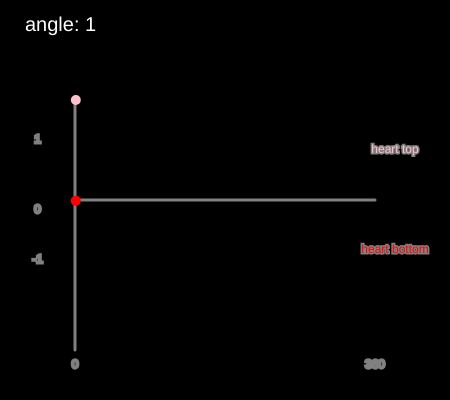
Frame 1 (no input)
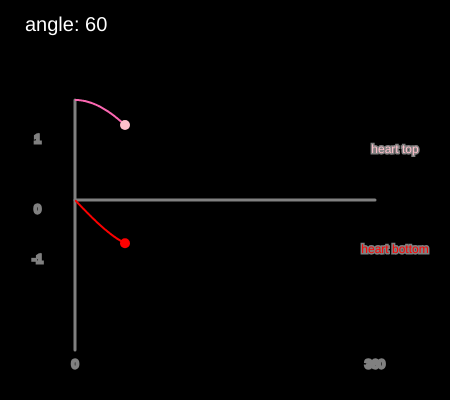
Frame 60 (no input)
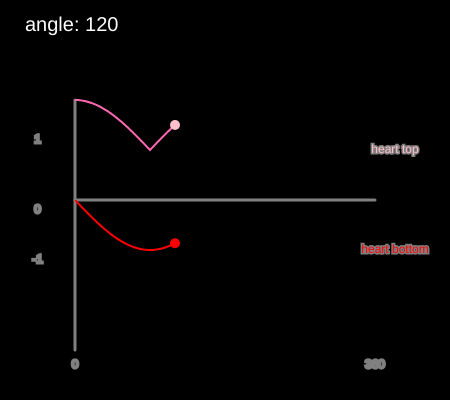
Frame 120 (the mouse pressed at the canvas centre since frame 60)

The p5.js sketch that drew these frames (run headless with seeded random() and noise() and a simulated clock; from frame 60 on, the mouse is pressed at the canvas centre):

// p5.js sketch
// ── sketch.js
let graphCenterX; 
let graphCenterY; 
let graphAmplitude = 50; 
let graphPeriod = 300; 
let sineOffset = 50; 

// Arrays to store previous points for fading effect
let cosPoints = [];
let sinPoints = [];

function setup() {
  createCanvas(450, 400);
  angleMode(DEGREES);

  // Calculate graph center
  graphCenterX = width / 2 - graphPeriod / 2; 
  graphCenterY = height / 2; 

  describe('Heart-shaped sine and cosine graphs with fading line effect.');
}

function draw() {
  background(0);

  
  let angle = frameCount % 360;

  fill(255);
  textSize(20);
  textAlign(LEFT, CENTER);
  text(`angle: ${angle}`, 25, 25);

  // Draw graph axes
  stroke('grey');
  strokeWeight(3);
  line(graphCenterX, graphCenterY, graphCenterX + graphPeriod, graphCenterY); // X-axis
  line(graphCenterX, graphCenterY - graphAmplitude * 2, graphCenterX, graphCenterY + graphAmplitude * 2 + sineOffset); // Y-axis

  // Draw axis labels
  fill('grey');
  textSize(12);
  textAlign(CENTER, CENTER);
  text('0', graphCenterX, graphCenterY + graphAmplitude * 2 + 15 + sineOffset);
  text('360', graphCenterX + graphPeriod, graphCenterY + graphAmplitude * 2 + 15 + sineOffset);

  text('1', graphCenterX / 2, graphCenterY - graphAmplitude - 10);  
  text('0', graphCenterX / 2, graphCenterY + 10);  
  text('-1', graphCenterX / 2, graphCenterY + graphAmplitude + 10); 

  fill('pink');
  text('heart top', graphCenterX + graphPeriod + 20, graphCenterY - graphAmplitude);
  fill('red');
  text('heart bottom', graphCenterX + graphPeriod + 20, graphCenterY + sineOffset);

  // Draw fading line curve (two humps forming the top of the heart)
  noFill();
  stroke('pink');
  strokeWeight(2);
  beginShape();
  for (let i = 0; i < cosPoints.length; i++) {
    let pt = cosPoints[i];
    stroke(255, 105, 180, map(i, 0, cosPoints.length, 0, 255)); 
    vertex(pt.x, pt.y);
  }
  endShape();

  // Draw fading line curve (V dip forming the bottom of the heart)
  noFill();
  stroke('red');
  strokeWeight(2);
  beginShape();
  for (let i = 0; i < sinPoints.length; i++) {
    let pt = sinPoints[i];
    stroke(255, 0, 0, map(i, 0, sinPoints.length, 0, 255)); 
    vertex(pt.x, pt.y);
  }
  endShape();

  // Add new points to the arrays for both lines
  let cosX = map(angle, 0, 360, graphCenterX, graphCenterX + graphPeriod);
  let cosY = graphCenterY - graphAmplitude * (1 + abs(cos(angle))); // Cosine curve
  cosPoints.push({ x: cosX, y: cosY });

  let sinX = map(angle, 0, 360, graphCenterX, graphCenterX + graphPeriod);
  let sinY = graphCenterY + sineOffset - graphAmplitude * (1 - abs(sin(angle))); // Sine curve
  sinPoints.push({ x: sinX, y: sinY });

  // Keep only the latest 300 points to avoid memory overload (adjust as needed)
  if (cosPoints.length > 300) {
    cosPoints.shift();
  }
  if (sinPoints.length > 300) {
    sinPoints.shift();
  }

  // Draw moving points on graph
  noStroke();
  fill('pink');
  circle(cosX, cosY, 10);

  fill('red');
  circle(sinX, sinY, 10);
}
